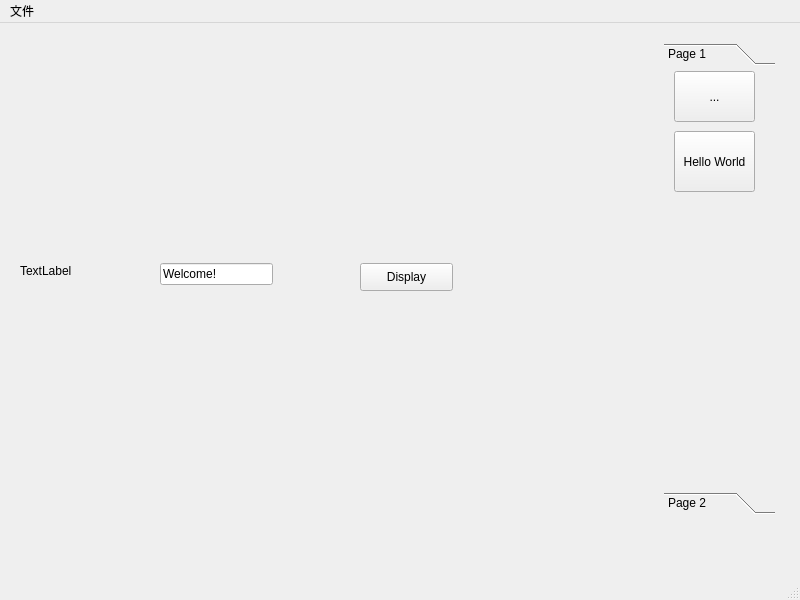
<?xml version="1.0" encoding="UTF-8"?>
<ui version="4.0">
 <class>MainWindow</class>
 <widget class="QMainWindow" name="MainWindow">
  <property name="geometry">
   <rect>
    <x>0</x>
    <y>0</y>
    <width>800</width>
    <height>600</height>
   </rect>
  </property>
  <property name="windowTitle">
   <string>MainWindow</string>
  </property>
  <widget class="QWidget" name="centralwidget">
   <widget class="QLabel" name="label">
    <property name="geometry">
     <rect>
      <x>20</x>
      <y>240</y>
      <width>55</width>
      <height>16</height>
     </rect>
    </property>
    <property name="text">
     <string>TextLabel</string>
    </property>
   </widget>
   <widget class="QLineEdit" name="lineEdit">
    <property name="geometry">
     <rect>
      <x>160</x>
      <y>240</y>
      <width>113</width>
      <height>22</height>
     </rect>
    </property>
    <property name="text">
     <string>Welcome!</string>
    </property>
   </widget>
   <widget class="QPushButton" name="pushButton">
    <property name="geometry">
     <rect>
      <x>360</x>
      <y>240</y>
      <width>93</width>
      <height>28</height>
     </rect>
    </property>
    <property name="text">
     <string>Display</string>
    </property>
   </widget>
   <widget class="QToolBox" name="toolBox">
    <property name="geometry">
     <rect>
      <x>664</x>
      <y>20</y>
      <width>111</width>
      <height>471</height>
     </rect>
    </property>
    <property name="currentIndex">
     <number>0</number>
    </property>
    <widget class="QWidget" name="page">
     <property name="geometry">
      <rect>
       <x>0</x>
       <y>0</y>
       <width>111</width>
       <height>409</height>
      </rect>
     </property>
     <attribute name="label">
      <string>Page 1</string>
     </attribute>
     <widget class="QToolButton" name="toolButton">
      <property name="geometry">
       <rect>
        <x>10</x>
        <y>0</y>
        <width>81</width>
        <height>51</height>
       </rect>
      </property>
      <property name="text">
       <string>...</string>
      </property>
     </widget>
     <widget class="QToolButton" name="toolButton_2">
      <property name="geometry">
       <rect>
        <x>10</x>
        <y>60</y>
        <width>81</width>
        <height>61</height>
       </rect>
      </property>
      <property name="text">
       <string>Hello World</string>
      </property>
     </widget>
    </widget>
    <widget class="QWidget" name="page_2">
     <property name="geometry">
      <rect>
       <x>0</x>
       <y>0</y>
       <width>85</width>
       <height>409</height>
      </rect>
     </property>
     <attribute name="label">
      <string>Page 2</string>
     </attribute>
    </widget>
   </widget>
  </widget>
  <widget class="QMenuBar" name="menubar">
   <property name="geometry">
    <rect>
     <x>0</x>
     <y>0</y>
     <width>800</width>
     <height>25</height>
    </rect>
   </property>
   <widget class="QMenu" name="menu">
    <property name="title">
     <string>文件</string>
    </property>
    <addaction name="actionNew_File"/>
    <addaction name="actionOpen_File"/>
    <addaction name="actionClose"/>
   </widget>
   <addaction name="menu"/>
  </widget>
  <widget class="QStatusBar" name="statusbar"/>
  <action name="actionNew_File">
   <property name="text">
    <string>New File</string>
   </property>
  </action>
  <action name="actionOpen_File">
   <property name="text">
    <string>Open File</string>
   </property>
  </action>
  <action name="actionClose">
   <property name="text">
    <string>Close</string>
   </property>
  </action>
 </widget>
 <resources/>
 <connections/>
</ui>
